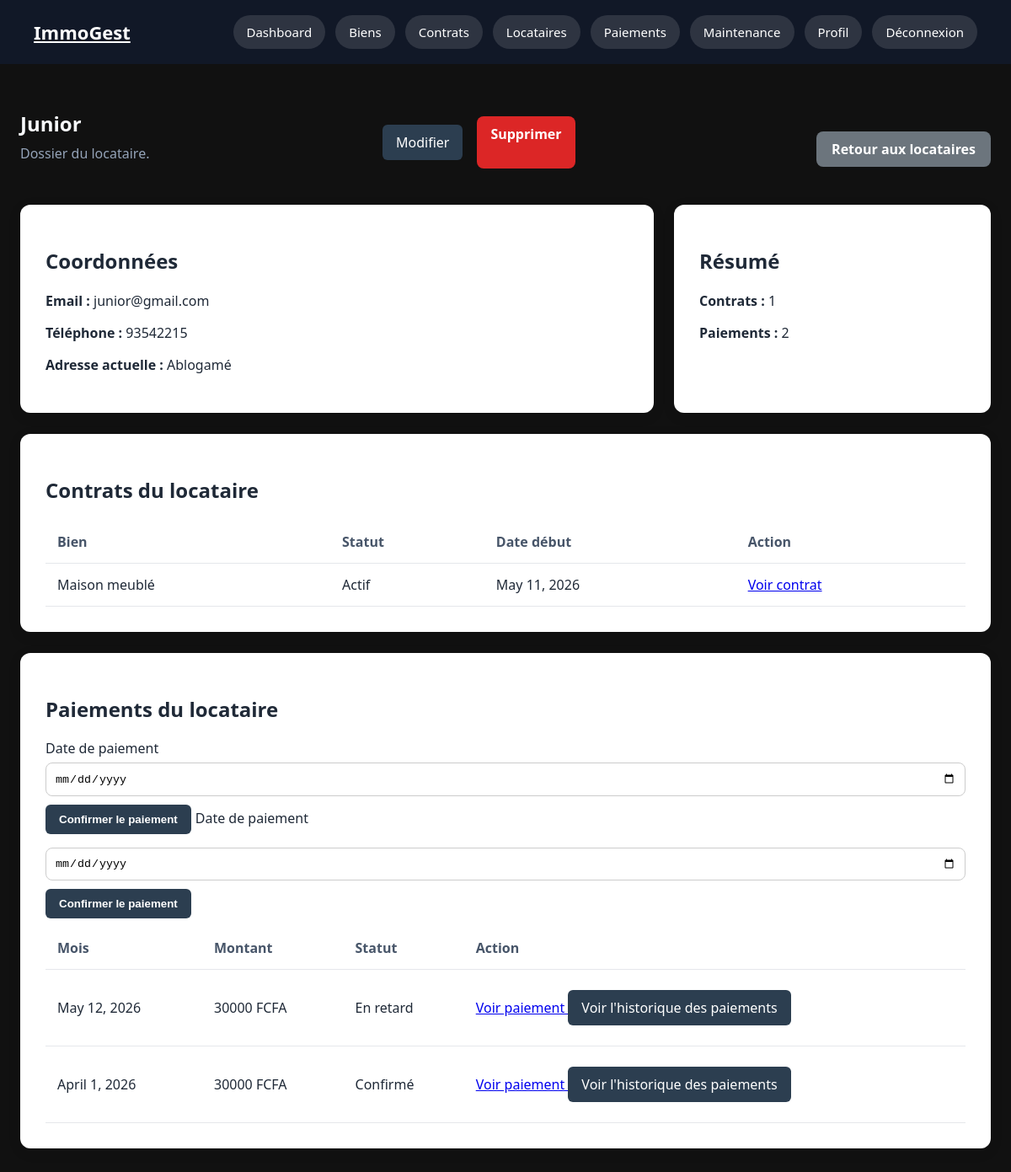
/properties/locataires/5/ (signed in), run on the app's committed database.
### accounts/models.py (models this page shows, shortened)
class ProfilLocataire(models.Model):
    user = models.OneToOneField(
        User,
        on_delete=models.CASCADE,
        related_name='profil_locataire',
        verbose_name='Utilisateur'
    )
    proprietaire = models.ForeignKey(
        ProfilProprietaire,
        on_delete=models.SET_NULL,
        null=True,
        blank=True,
        related_name='locataires',
        verbose_name='Propriétaire'
    )
    adresse_actuelle = models.CharField(
        max_length=255,
        blank=True,
        verbose_name='Adresse actuelle'
    )
    created_at = models.DateTimeField(
        auto_now_add=True,
        verbose_name='Créé le'
    )
    updated_at = models.DateTimeField(
        auto_now=True,
        verbose_name='Modifié le'
    )
    class Meta:
        verbose_name = 'Profil locataire'
        verbose_name_plural = 'Profils locataires'

class User(AbstractUser):
    PROPRIETAIRE = 'proprietaire'
    LOCATAIRE = 'locataire'
    ROLE_CHOICES = [
        (PROPRIETAIRE, 'Propriétaire'),
        (LOCATAIRE, 'Locataire'),
    ]
    role = models.CharField(
        max_length=20,
        choices=ROLE_CHOICES,
        verbose_name='Rôle'
    )
    telephone = models.CharField(
        max_length=20,
        blank=True,
        verbose_name='Téléphone'
    )
    photo = models.ImageField(
        upload_to='profils/',
        blank=True,
        null=True,
        verbose_name='Photo de profil'
    )
    class Meta:
        verbose_name = 'Utilisateur'
        verbose_name_plural = 'Utilisateurs'

### properties/models.py (models this page shows, shortened)
class ContratBail(models.Model):
    ACTIF = 'actif'
    RESILIE = 'resilie'
    EXPIRE = 'expire'
    STATUT_CHOICES = [
        (ACTIF, 'Actif'),
        (RESILIE, 'Résilié'),
        (EXPIRE, 'Expiré'),
    ]
    bien = models.ForeignKey(
        Bien,
        on_delete=models.CASCADE,
        related_name='contrats'
    )
    locataire = models.ForeignKey(
        ProfilLocataire,
        on_delete=models.CASCADE,
        related_name='contrats'
    )
    date_debut = models.DateField()
    date_fin = models.DateField(
        blank=True,
        null=True
    )
    montant_loyer = models.DecimalField(
        max_digits=10,
        decimal_places=0
    )
    montant_caution = models.DecimalField(
        max_digits=10,
        decimal_places=0
    )
    document = models.FileField(
        upload_to='contrats/',
        blank=True,
        null=True
    )
    statut = models.CharField(
        max_length=20,
        choices=STATUT_CHOICES,
        default=ACTIF
    )
    notes = models.TextField(
        blank=True
    )
    is_archived = models.BooleanField(
    default=False
    )
    created_at = models.DateTimeField(
        auto_now_add=True
    )
    updated_at = models.DateTimeField(
        auto_now=True
    )
    class Meta:
        verbose_name = 'Contrat de bail'
        verbose_name_plural = 'Contrats de bail'
        ordering = ['-created_at']

class Bien(models.Model):
    APPARTEMENT = 'appartement'
    VILLA = 'villa'
    STUDIO = 'studio'
    MAISON = 'maison'
    TYPE_BIEN_CHOICES = [
        (APPARTEMENT, 'Appartement'),
        (VILLA, 'Villa'),
        (STUDIO, 'Studio'),
        (MAISON, 'Maison'),
    ]
    LIBRE = 'libre'
    LOUE = 'loue'
    EN_TRAVAUX = 'en_travaux'
    STATUT_CHOICES = [
        (LIBRE, 'Libre'),
        (LOUE, 'Loué'),
        (EN_TRAVAUX, 'En travaux'),
    ]
    proprietaire = models.ForeignKey(
        ProfilProprietaire,
        on_delete=models.CASCADE,
        related_name='biens'
    )
    titre = models.CharField(
        max_length=200
    )
    type_bien = models.CharField(
        max_length=30,
        choices=TYPE_BIEN_CHOICES
    )
    adresse = models.CharField(
        max_length=255
    )
    ville = models.CharField(
        max_length=100,
        default='Lomé'
    )
    superficie = models.PositiveIntegerField(
        help_text='Superficie en m²'
    )
    loyer_mensuel = models.DecimalField(
        max_digits=10,
        decimal_places=0
    )
    caution = models.DecimalField(
        max_digits=10,
        decimal_places=0
    )
    description = models.TextField(
        blank=True
    )
    image = models.ImageField(
        upload_to='biens/',
        blank=True,
        null=True
    )
    statut = models.CharField(
        max_length=20,
        choices=STATUT_CHOICES,
        default=LIBRE
    )
    is_archived = models.BooleanField(
        default=False
    )
    created_at = models.DateTimeField(
        auto_now_add=True
    )
    updated_at = models.DateTimeField(
        auto_now=True
    )
    class Meta:
        verbose_name = 'Bien immobilier'
        verbose_name_plural = 'Biens immobiliers'
        ordering = ['-created_at']

### payments/models.py (models this page shows, shortened)
class Paiement(models.Model):
    EN_ATTENTE = 'en_attente'
    CONFIRME = 'confirme'
    EN_RETARD = 'en_retard'
    STATUT_CHOICES = [
        (EN_ATTENTE, 'En attente'),
        (CONFIRME, 'Confirmé'),
        (EN_RETARD, 'En retard'),
    ]
    ESPECES = 'especes'
    MOBILE_MONEY = 'mobile_money'
    VIREMENT = 'virement'
    CHEQUE = 'cheque'
    MODE_CHOICES = [
        (ESPECES, 'Espèces'),
        (MOBILE_MONEY, 'Mobile Money'),
        (VIREMENT, 'Virement bancaire'),
        (CHEQUE, 'Chèque'),
    ]
    contrat = models.ForeignKey(
        ContratBail,
        on_delete=models.CASCADE,
        related_name='paiements'
    )
    mois_concerne = models.DateField(
        verbose_name='Mois concerné'
    )
    montant = models.DecimalField(
        max_digits=10,
        decimal_places=0,
        verbose_name='Montant'
    )
    date_paiement = models.DateField(
        verbose_name='Date de paiement'
    )
    mode_paiement = models.CharField(
        max_length=30,
        choices=MODE_CHOICES,
        verbose_name='Mode de paiement'
    )
    statut = models.CharField(
        max_length=20,
        choices=STATUT_CHOICES,
        default=EN_ATTENTE,
        verbose_name='Statut'
    )
    note = models.TextField(
        blank=True,
        verbose_name='Note'
    )
    created_at = models.DateTimeField(
        auto_now_add=True
    )
    updated_at = models.DateTimeField(
        auto_now=True
    )
    class Meta:
        verbose_name = 'Paiement'
        verbose_name_plural = 'Paiements'
        ordering = ['-mois_concerne']

### properties/views.py (the view)
# urls.py: path('locataires/<int:pk>/', views.detail_locataire, name='detail_locataire'),
@login_required
@proprietaire_required
def detail_locataire(request, pk):
    proprietaire = request.user.profil_proprietaire
    locataire = get_object_or_404(
        ProfilLocataire,
        pk=pk,
        proprietaire=proprietaire
    )
    contrats = ContratBail.objects.filter(
        locataire=locataire,
        bien__proprietaire=proprietaire
    )
    paiements = Paiement.objects.filter(
        contrat__locataire=locataire,
        contrat__bien__proprietaire=proprietaire
    )
    return render(request, 'properties/detail_locataire.html', {
        'locataire': locataire,
        'contrats': contrats,
        'paiements': paiements
    })

### templates/properties/detail_locataire.html (shortened to what this page needs)
{% extends "base.html" %}
{% block content %}
<section class="page-header">
    <div>
        <h1>{{ locataire.user.username }}</h1>
        <p>Dossier du locataire.</p>
    </div>
    <div class="actions-row">
    <a href="{% url 'properties:modifier_locataire' locataire.pk %}" class="action-btn">
        Modifier
    </a>
    <a href="{% url 'properties:supprimer_locataire' locataire.pk %}" class="danger-btn">
        Supprimer
    </a>
</div>
    <a href="{% url 'properties:liste_locataires' %}" class="btn-secondary">
        Retour aux locataires
    </a>
</section>
<div class="detail-grid">
    <div class="card">
        <h2>Coordonnées</h2>
        <p><strong>Email :</strong> {{ locataire.user.email }}</p>
        <p><strong>Téléphone :</strong> {{ locataire.user.telephone }}</p>
        <p><strong>Adresse actuelle :</strong> {{ locataire.adresse_actuelle }}</p>
    </div>
    <div class="card">
        <h2>Résumé</h2>
        <p><strong>Contrats :</strong> {{ contrats.count }}</p>
        <p><strong>Paiements :</strong> {{ paiements.count }}</p>
    </div>
</div>
<div class="card">
    <h2>Contrats du locataire</h2>
    {% if contrats %}
    <table>
        <thead>
            <tr>
                <th>Bien</th>
                <th>Statut</th>
                <th>Date début</th>
                <th>Action</th>
            </tr>
        </thead>
        <tbody>
            {% for contrat in contrats %}
            <tr>
                <td>{{ contrat.bien.titre }}</td>
                <td>{{ contrat.get_statut_display }}</td>
                <td>{{ contrat.date_debut }}</td>
                <td>
                    <a href="{% url 'properties:detail_contrat' contrat.pk %}">
                        Voir contrat
                    </a>
                </td>
            </tr>
            {% endfor %}
        </tbody>
    </table>
    {% else %}
        <p>Aucun contrat pour ce locataire.</p>
    {% endif %}
</div>
<div class="card" style="margin-top: 25px;">
    <h2>Paiements du locataire</h2>
    {% if paiements %}
    <table>
        <thead>
            <tr>
                <th>Mois</th>
                <th>Montant</th>
                <th>Statut</th>
                <th>Action</th>
            </tr>
        </thead>
        <tbody>
            {% for paiement in paiements %}
            <tr>
                <td>{{ paiement.mois_concerne }}</td>
                <td>{{ paiement.montant }} FCFA</td>
                <td>{{ paiement.get_statut_display }}</td>
                    <label>Date de paiement</label>
                    <input type="date" name="date_paiement" required>
                    <button type="submit" class="action-btn">
                        Confirmer le paiement
                    </button>
                <td>
                    <a href="{% url 'payments:detail_paiement' paiement.pk %}">
                        Voir paiement
                    </a>
                    <a href="{% url 'payments:paiements_locataire' locataire.pk %}" class="action-btn">
                        Voir l'historique des paiements
                    </a>
                </td>
            </tr>
            {% endfor %}
        </tbody>
    </table>
    {% else %}
        <p>Aucun paiement enregistré pour ce locataire.</p>
    {% endif %}
</div>
{% endblock %}

### static/css/style.css (style rules this page uses)
* { box-sizing: border-box; }
body { margin: 0; font-family: Arial, sans-serif; background-color: #f5f7fa; color: #222; }
.page-header { display: flex; justify-content: space-between; align-items: center; gap: 20px; margin-bottom: 30px; flex-wrap: wrap; }
.page-header h1 { margin: 0; color: #f8fafc; }
.page-header p { margin-top: 8px; color: #94a3b8; }
.card { background-color: white; padding: 30px; border-radius: 12px; box-shadow: 0 4px 15px rgba(0, 0, 0, 0.1); }
input, select, textarea { width: 100%; padding: 10px; margin-top: 6px; border: 1px solid #ccc; border-radius: 8px; }
button { background-color: #0f172a; color: white; border: none; padding: 12px 20px; border-radius: 8px; cursor: pointer; font-weight: bold; }
.page-header { display: flex; justify-content: space-between; align-items: center; margin-bottom: 25px; }
table { width: 100%; border-collapse: collapse; }
th, td { padding: 14px; border-bottom: 1px solid #e5e7eb; text-align: left; }
th { color: #475569; }
.btn-secondary { margin-left: 10px; color: #0f172a; text-decoration: none; font-weight: bold; }
.detail-grid { display: grid; grid-template-columns: 2fr 1fr; gap: 24px; margin-bottom: 25px; }
.btn-secondary { display: inline-block; padding: 10px 18px; background: #6c757d; color: white; text-decoration: none; border-radius: 8px; margin-top: 15px; }
.action-btn { display: inline-block; padding: 10px 16px; background-color: #2c3e50; color: white; text-decoration: none; border-radius: 6px; margin-top: 15px; }
.action-btn { display: inline-block; padding: 10px 16px; background-color: #2c3e50; color: white; text-decoration: none; border-radius: 6px; margin: 10px 5px 10px 0; }
body { background: #f6f4ef; color: #1f2937; }
body { margin: 0; padding: 0; background: #111; font-family: 'Segoe UI', sans-serif; }
.actions-row { display: flex; gap: 12px; margin: 18px 0; flex-wrap: wrap; }
.danger-btn { display: inline-block; padding: 10px 16px; background-color: #dc2626; color: white; border-radius: 8px; text-decoration: none; border: none; cursor: pointer; font-weight: 600; }

### data on the page
ProfilLocataire: user.username "Junior", user.email "junior@gmail.com", user.telephone "93542215", adresse_actuelle "Ablogamé"
ContratBail: bien.titre "Maison meublé", statut "Actif", date_debut "May 11, 2026"
Paiement: mois_concerne "May 12, 2026", montant "30000", statut "En retard"
Paiement: mois_concerne "April 1, 2026", montant "30000", statut "Confirmé"

### other printed values
{{ contrats.count }} "1"
{{ paiements.count }} "2"
